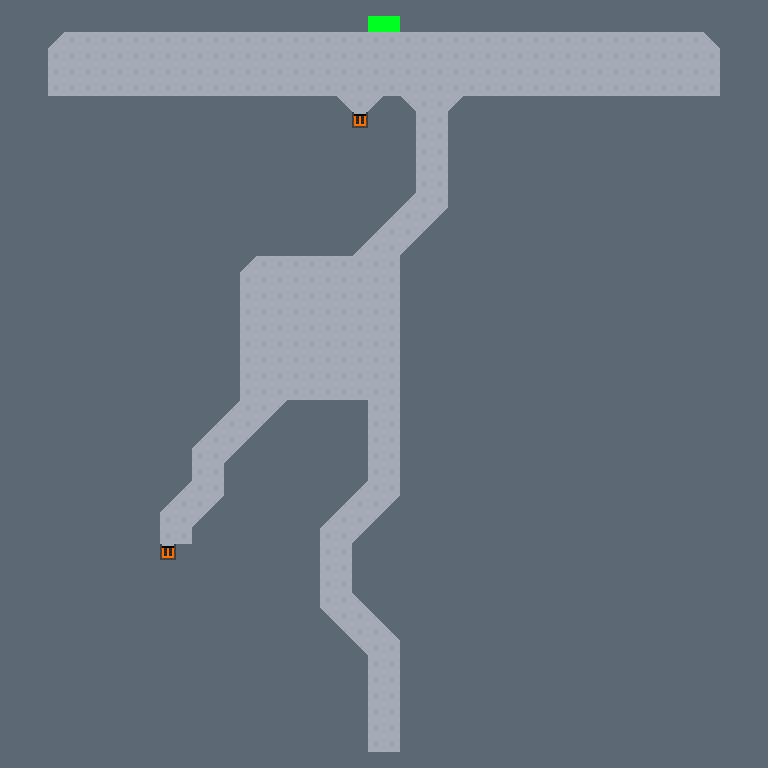

A level layout from a 2D game, rendered from its tile map. Below: a short description, then the map file with tile-grid data replaced by summaries:
An orthogonal 48x48 tile map with 16x16 px tiles, 2 tile layers (background layer, wall layer) and 5 objects (2x Spawner, PlayerSpawn).

<map version="1.10" tiledversion="1.11.0" orientation="orthogonal" renderorder="right-down" width="48" height="48" tilewidth="16" tileheight="16" infinite="0" nextlayerid="4" nextobjectid="10">
 <tileset firstgid="1" source="../tilesets/tileset16x.tsx" />
 <layer id="1" name="background layer" width="48" height="48">
  <data>[2304 cells, 2304 non-empty, 1 distinct tile ids]</data>
 </layer>
 <layer id="2" name="wall layer" width="48" height="48">
  <data>[2304 cells, 1966 non-empty, 7 distinct tile ids]</data>
 </layer>
 <objectgroup id="3" name="object layer">
  <object id="1" template="../templates/SpawnerTrigger-rect.tx" x="368" y="400" width="32" height="32">
   <properties>
    <property name="spawner_id" type="object" value="5" />
   </properties>
  </object>
  <object id="2" template="../templates/PlayerSpawn.tx" type="PlayerSpawn" x="384" y="704" />
  <object id="5" type="Spawner" x="167.986" y="551.999">
   <properties>
    <property name="active" type="bool" value="false" />
    <property name="delay" type="float" value="1" />
    <property name="immediate" type="bool" value="true" />
    <property name="interval" type="float" value="4" />
    <property name="num_spawn" type="int" value="1" />
    <property name="repeats" type="bool" value="true" />
   </properties>
   <point />
  </object>
  <object id="8" type="Spawner" x="360" y="119.933">
   <properties>
    <property name="active" type="bool" value="false" />
    <property name="delay" type="float" value="0.2" />
    <property name="immediate" type="bool" value="false" />
    <property name="interval" type="float" value="1" />
    <property name="num_spawn" type="int" value="4" />
    <property name="repeats" type="bool" value="false" />
   </properties>
   <point />
  </object>
  <object id="9" template="../templates/SpawnerTrigger-rect.tx" x="368" y="640" width="32" height="32">
   <properties>
    <property name="spawner_id" type="object" value="8" />
   </properties>
  </object>
 </objectgroup>
</map>
